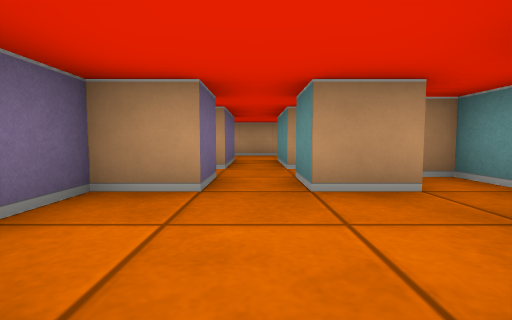
view 1 (above)

19 first-person views from a walk through a cub3D level. The camera is about half as high as the walls, tilts 4° down and sees 85° across. The floor is counted in squares. Each view is taken from the middle of a square. On the plan, view 1 faces up. The plan holds only what a view shows up to about 9 squares ahead; the rest is blank.

view 2
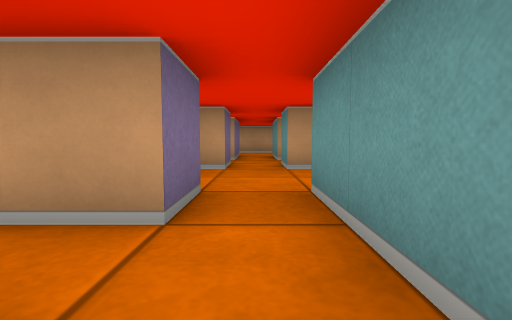

view 3
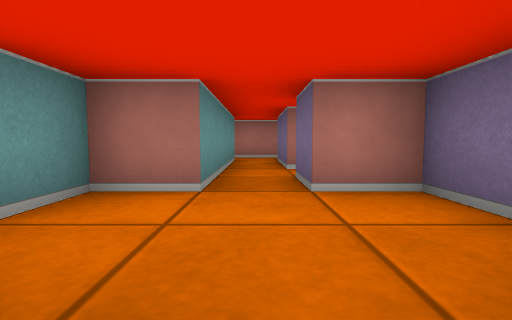

view 4
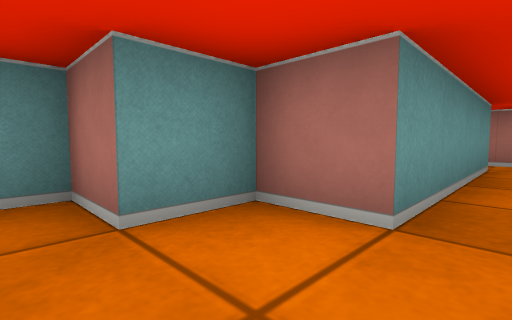

view 5
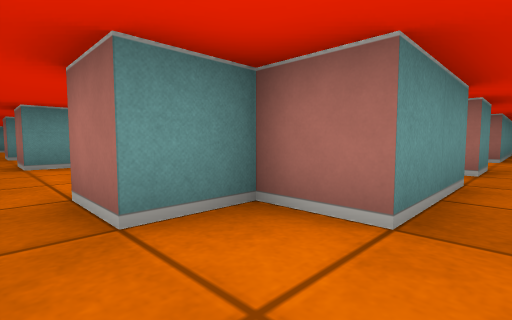

view 6
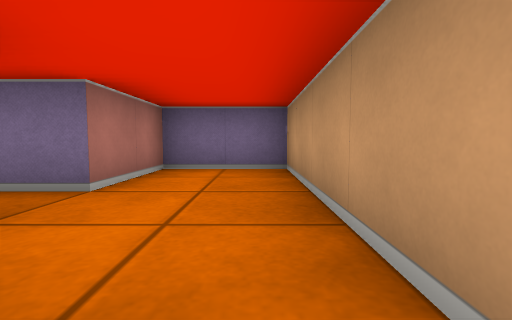

view 7
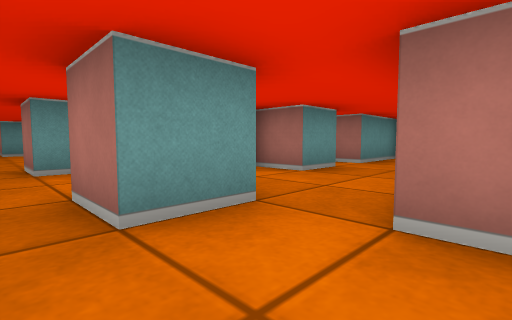

view 8
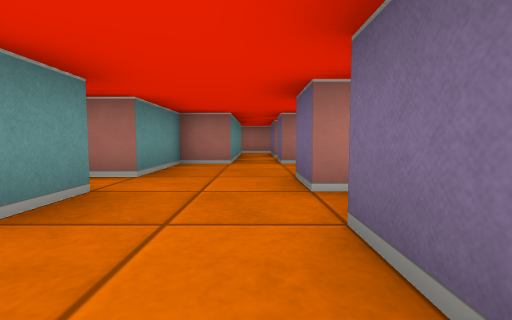

view 9
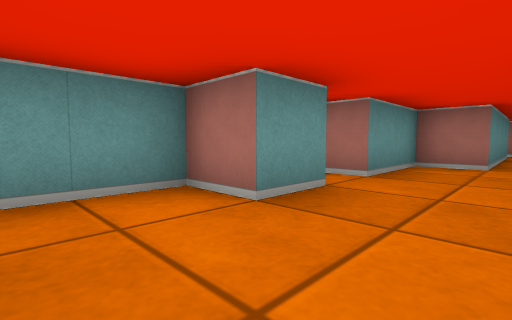

view 10
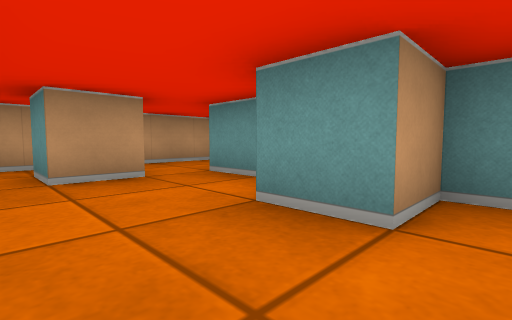

view 11
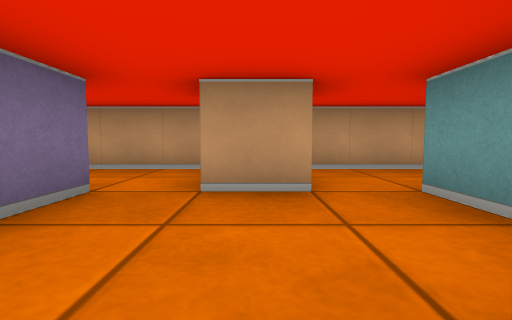

view 12
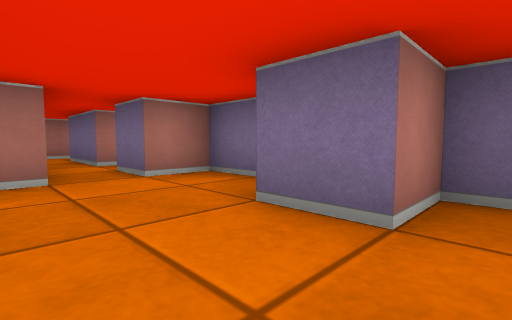

view 13
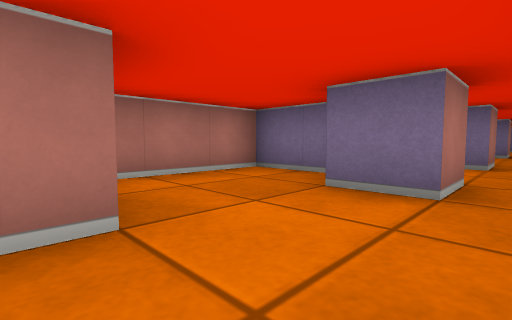

view 14
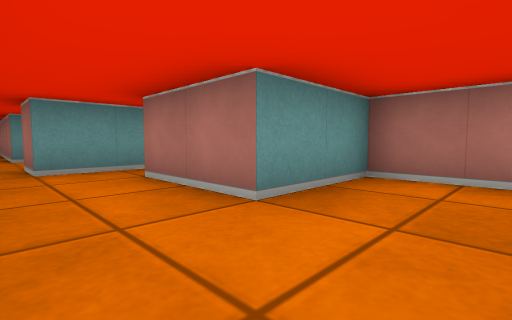

view 15
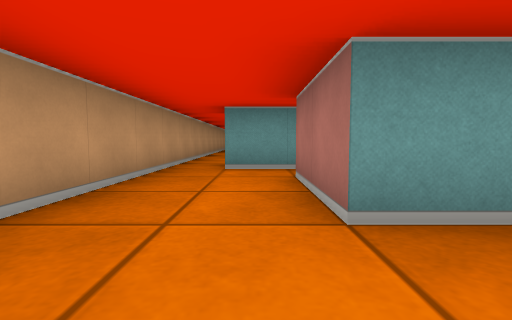

view 16
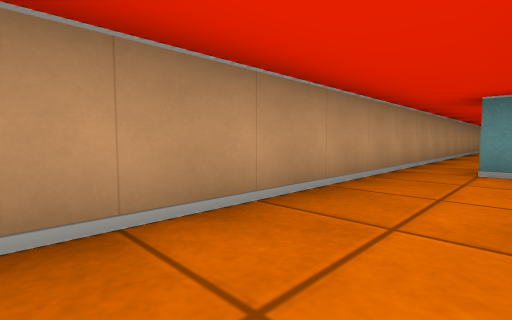

view 17
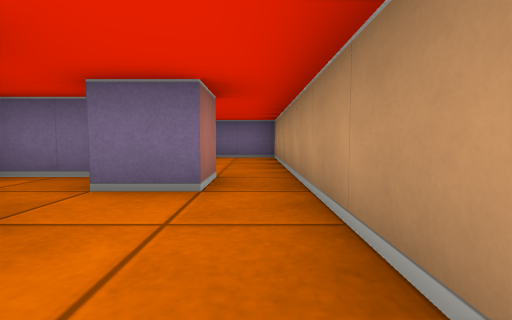

view 18
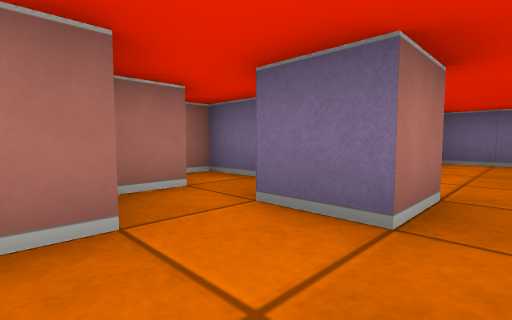

view 19
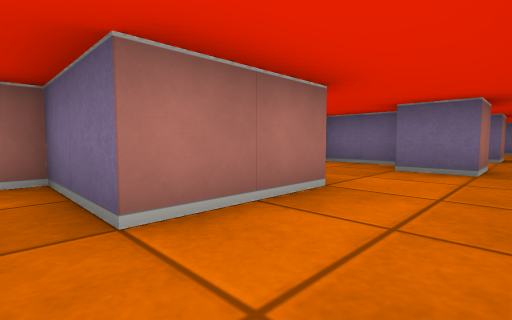

### Floor plan
Ten units are one square. View 1 is at (0, 0); x grows to the right and y downward. Boxes are objects, and circles mark ways between rooms. Rooms are numbered by the first view taken in them; rooms with no view inside come last. Other rooms are left out.
<svg viewBox="-30 -90 185 140">
<path fill="none" stroke="#000" d="M-5 -5 -5 5 -15 5M5 15 5 -5M5 35 5 15M-5 15 -5 34M-6 45 6 45M-5 -35 -5 -25 -15 -25 -15 -5 -5 -5M5 -5 15 -5 15 -15 25 -15 25 -35 20 -35M16 -25 5 -25 5 -35M5 -85 -25 -85 -25 -65 -5 -65M15 -65 15 -75M35 -40 35 -35 45 -35 45 -25M34 -65 45 -65 45 -45M66 -65 55 -65 55 -75 65 -75 65 -71M24 -55 32 -55M75 -30 75 -35 65 -35 65 -45 75 -45 75 -65M15 -60 15 -45 20 -45M35 -15 35 -5 45 -5M85 -70 85 -75 95 -75M15 -75 25 -75 25 -65M55 -5 65 -5 65 -25 71 -25M5 -65 15 -65M95 -85 5 -85M95 -75 95 -65M85 -62 85 -45 115 -45 115 -65 135 -65M135 -85 95 -85M145 -85 135 -85M145 -60 145 -75M5 -44 5 -65M-5 -65 -5 -45"/>
<circle cx="0" cy="25" r="3" fill="#2a7"/>
<circle cx="0" cy="0" r="3" fill="#2a7"/>
<circle cx="0" cy="-30" r="3" fill="#2a7"/>
<circle cx="15" cy="-80" r="3" fill="#2a7"/>
<circle cx="0" cy="-60" r="3" fill="#2a7"/>
<circle cx="85" cy="-80" r="3" fill="#2a7"/>
<circle cx="125" cy="-75" r="3" fill="#2a7"/>
<text x="-10" y="10">1</text>
<text x="0" y="30">2</text>
<text x="0" y="-20">3</text>
<text x="-10" y="-80">4</text>
<text x="50" y="-50">5</text>
<text x="110" y="-70">6</text>
<text x="140" y="-80">7</text>
<text x="0" y="-50">8</text>
</svg>
Room 1 opens to room 2. Room 1 opens to room 3. Room 3 opens to room 8. Room 4 opens to room 5. Room 4 opens to room 8. Room 5 opens to room 6. Room 6 opens to room 7.

Where each view was taken, in squares from view 1:
view 1: 0 up, 0 right, facing up
view 2: 2 down, 0 right, facing up
view 3: 3 up, 0 right, facing down
view 4: 2 up, 0 right, facing down-right
view 5: 8 up, 0 right, facing down-right
view 6: 8 up, 2 right, facing left
view 7: 8 up, 4 right, facing down-right
view 8: 6 up, 5 right, facing down
view 9: 6 up, 5 right, facing down-right
view 10: 3 up, 5 right, facing up-right
view 11: 4 up, 6 right, facing up
view 12: 4 up, 6 right, facing down-left
view 13: 8 up, 12 right, facing down-left
view 14: 8 up, 10 right, facing down-right
view 15: 7 up, 10 right, facing right
view 16: 7 up, 10 right, facing up-right
view 17: 8 up, 5 right, facing left
view 18: 8 up, 4 right, facing down-left
view 19: 8 up, 14 right, facing down-left
